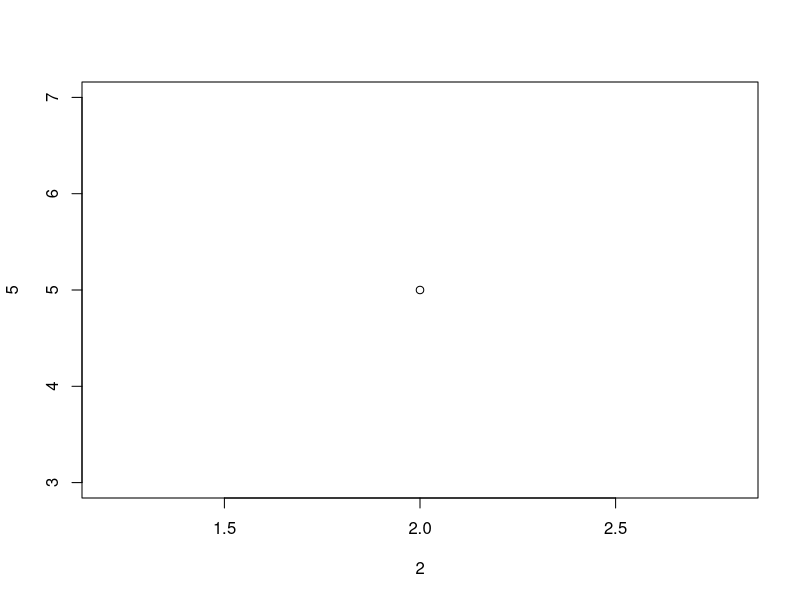
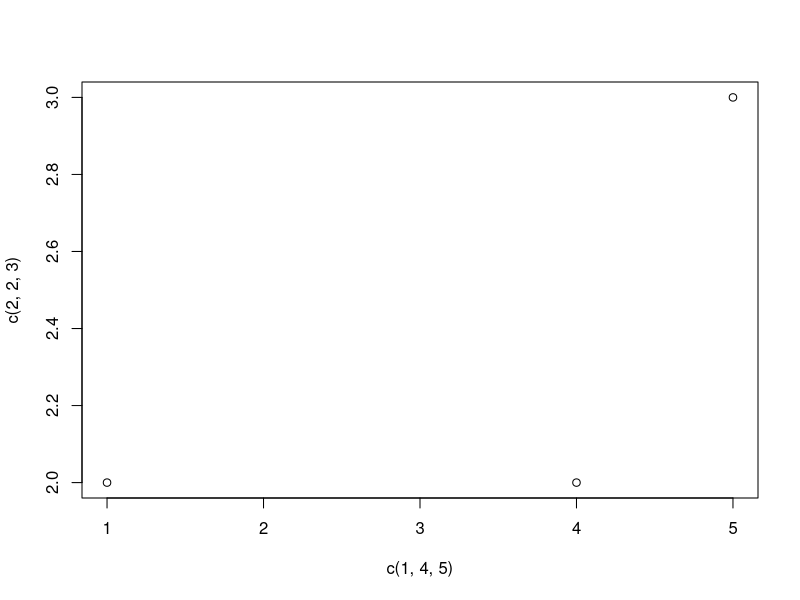
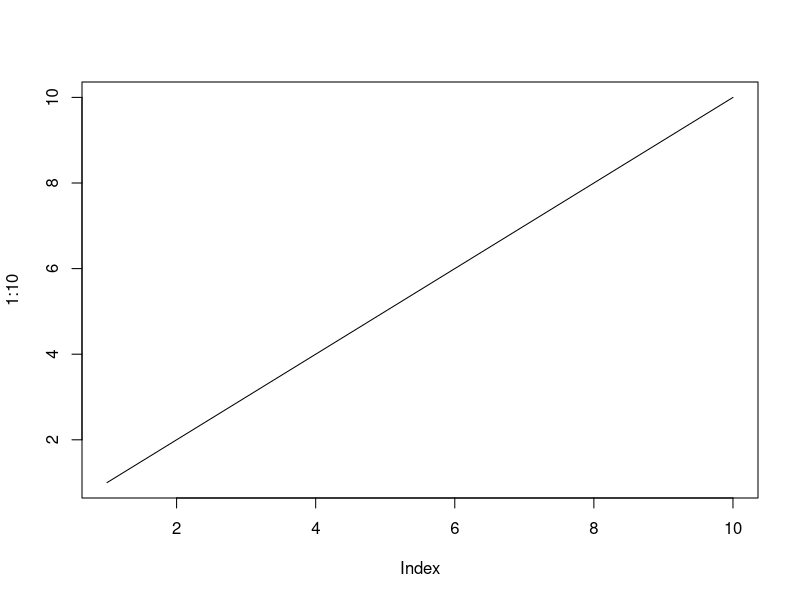
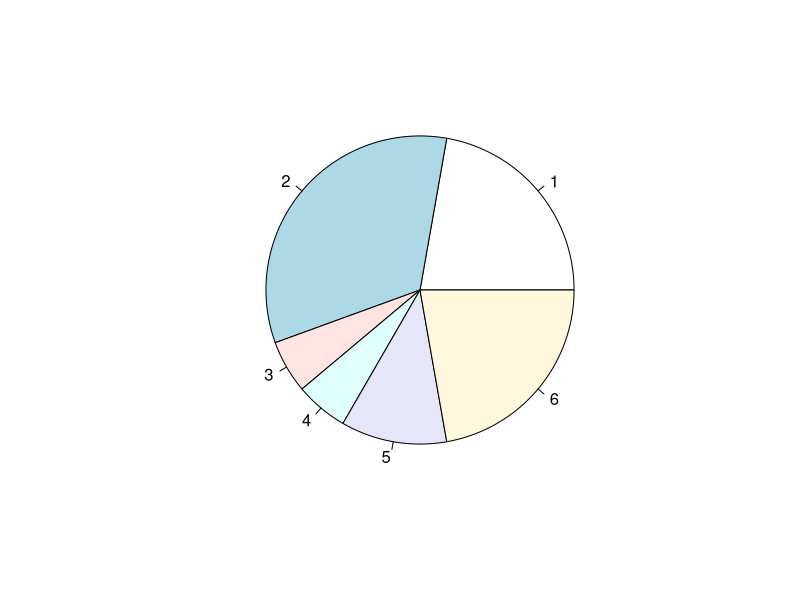
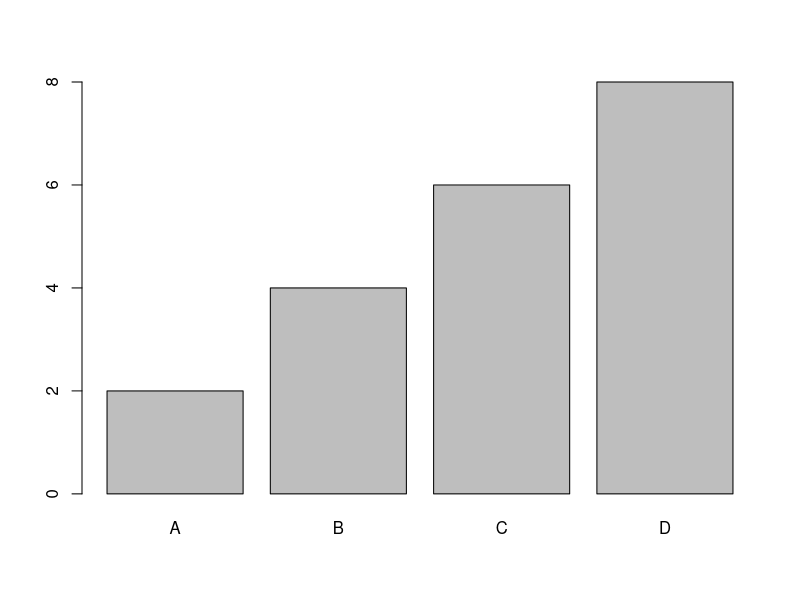

Generate these figures, in order, with R: (Note: this script raises an error after producing the figures.)
#Example of variable typings. R is dynamically typed, so it will automatically type variables
#unless you add specific identifiers

#Any number will be automatically treated as a numeric type
myNumeric <- 11.6

#Add an L to the end of a number to turn it into an integer
myInteger <- 55L

#Complex number take 2 values, a numeric and an imaginary which is denoted by addng an i at the end
myComplex <- 5i + 3

#Just like in Java and most other languages, add quotations around words to denote them as strings
myString <- "Hello World!"

#Booleans either contain TRUE or FALSE, always all capitals
myBoolean <- TRUE


#Here are some data structuress in R as well as creating and calling a function

#An example of a function that prints out "Function works!" when called
exampleFunction <- function() {
  print("Function works!")
}

exampleFunction()

#Creates an example vector that shows how vectors in R can hold elements of different types
exampleVector <- c(1, "apple", 37)

exampleVector

#Creates an example matrix (2-dimensional array)
exampleMatrix <- matrix( c( 1, 2, 3, 4, 5, 6, 7, 8, 9 ), nrow = 3, ncol = 3 )

exampleMatrix

#Creates an example data frame
exampleDataFrame <- data.frame(
  Nums <- c( 1, 2, 3 ),
  Words <- c( "Hello", "Hi there", "Hey" ),
  Mix <- c( 2, "Apple", 45 )
)

exampleDataFrame


#R also has built-in graphics for easier access to charts and graphs to visualize information

#This includes plot graphs
#Single Point
plot(2,5)

#Multiple Points (first vector is x-axis, second vector is y-axis)
plot( c(1, 4, 5), c(2, 2, 3))

#You can also use the plot function to make a line graph
plot(1:10, type="l")

#Pie graphs are also an option
x <- c(20, 30, 5, 5, 10, 20)

pie(x)

#As well as bar graphs
x <- c("A", "B", "C", "D")

y <- c(2, 4, 6, 8)

barplot(y, names.arg = x)


#Another thing R is really good at is organization and manipulation of data sets
#For this example, we will be using the built-in data set "mtcars"
#You can print this out, just by calling it like so:
mtcars

#Or if a data set has a description, just add a question mark beforehand to print out the description
?mtcars

#You can also assign a data set to a variable
exampleDataSet <- mtcars

#We can now use this variable to do many things such as find the dimension of the data set or
#find the names of the variables in the data set

dim(exampleDataSet)

name(exampleDataSet)

#You can also find the max or min value of a variable in the data set, as well as its mean, median, mode, etc.

max(exampleDataSet$hp)
min(exampleDataSet$hp)
mean(exampleDataSet$hp)
median(exampleDataSet$hp)
mode(exampleDataSet$hp)